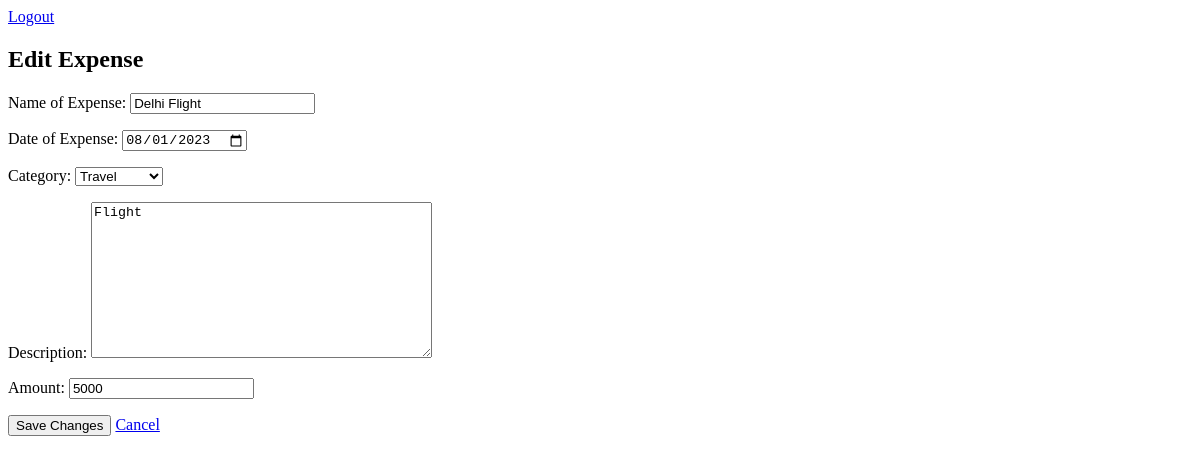
The app's page /edit-expense/27/ (signed in) with its own data.
### expenses/models.py (models this page shows, shortened)
class Expense(models.Model):
    name = models.CharField(max_length=140, verbose_name='Name of Expense')
    date_of_expense = models.DateField(verbose_name='Date of Expense')
    category = models.CharField(max_length=20, choices=CATEGORY_CHOICES)
    description = models.TextField(verbose_name='Description')
    amount = models.PositiveIntegerField(verbose_name='Amount', default=0)
    created_by = models.ForeignKey(User, on_delete=models.CASCADE, related_name='expenses')
    created_at = models.DateTimeField(auto_now_add=True)
    updated_at = models.DateTimeField(auto_now=True)

### expenses/views.py (the view)
# urls.py: path('edit-expense/<int:expense_id>/', views.update_expense, name='update_expense'),
@login_required
def update_expense(request, expense_id):
    if request.user.is_superuser:
        expense=get_object_or_404(Expense,id=expense_id)
    else:
        expense = get_object_or_404(Expense, id=expense_id, created_by=request.user)
    if request.method == 'POST':
        form = CreateExpenseForm(request.POST or None, instance=expense)
        if form.is_valid():
            form.save()
            return redirect('view_expenses')
    else:
        form = CreateExpenseForm(instance=expense)
    return render(request, 'edit_expense.html', {'form': form, 'expense': expense})

### expenses/forms.py
class CreateExpenseForm(forms.ModelForm):
    class Meta:
        model = Expense
        fields = ['name', 'date_of_expense', 'category', 'description', 'amount']
        widgets = {
            'date_of_expense': forms.DateInput(attrs={'type': 'date'}),
        }

### expenses/templates/edit_expense.html (shortened to what this page needs)
{% extends 'base.html' %}
{% block content %}
  <h2>Edit Expense</h2>
  <form method="post">
    {{ form.as_p }}
    <button type="submit" value="update_expense">Save Changes</button>
    <a href="{% url 'view_expenses' %}">Cancel</a>
  </form>
{% endblock %}

### records on screen
Expense: name "Delhi Flight", date_of_expense "08/01/2023", category "Travel", description "Flight", amount "5000"
